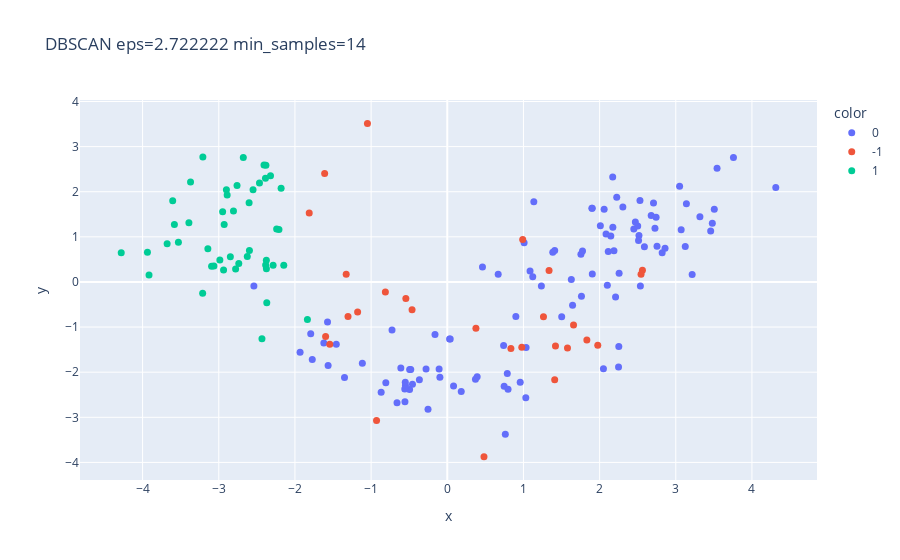

This figure's notebook cell:
### Markdown cell above
**Scatter plot, para visualização dos agrupamentos realizados pelo algortimo**

### Code cell
# ESCOLHA UMA COMBINAÇÃO DE eps_best e ms_best, UTILIZANDO O DATAFRAME COMO REFERÊNCIA
eps_best = 2.722222
ms_best = 14
# CRIA O DBSCAN COM AS VARIAVEIS eps_best e ms_best, TREINA O MODELO COM X (DADOS PADRONIZADOS) E OBTÉM AS LABELS
db = DBSCAN(eps=eps_best, min_samples=ms_best).fit(X)
labels = db.labels_

# CRIA UM PC COM 2 COMPONENTES SOMENTE UTILIZANDO O x (DADOS PADRONIZADOS)
pca = PCA(n_components=2)
X2 = pca.fit_transform(X)

# PLOTA UM SCATTER PLOT COM OS DADOS AGRUPADOS UTILIZANDO PLOTLY (INTERATIVO)
fig = px.scatter(x=X2[:,0], y=X2[:,1], color=labels.astype(str),
                 title=f"DBSCAN eps={eps_best} min_samples={ms_best}")
fig.update_traces(marker=dict(size=7))
fig.show()

### Figure 1 — Plotly figure (JSON) as saved in the notebook; plotly's stock layout.template omitted (floating-point values rounded to 4 significant figures)
{"data": [{"hovertemplate": "color=0<br>x=%{x}<br>y=%{y}<extra></extra>", "legendgroup": "0", "marker": {"color": "#636efa", "size": 7, "symbol": "circle"}, "mode": "markers", "name": "0", "orientation": "v", "showlegend": true, "type": "scatter", "x": [3.317, 2.209, 2.517, 3.757, 1.009, 3.05, 2.449, 2.059, 2.511, 2.754, 3.48, 1.755, 2.113, 3.458, 4.313, 2.305, 2.172, 1.899, 3.542, 2.085, 3.124, 1.087, 2.535, 1.645, 1.762, 1.775, 1.235, 2.188, 2.256, 2.5, 2.677, 1.629, 1.903, 1.41, 1.904, 1.385, 1.122, 1.502, 2.53, 2.588, 0.6685, 3.071, 0.4622, 2.101, 1.136, 2.727, 2.821, 2.01, 2.707, 3.215, 2.859, 3.506, 2.225, 2.147, 2.469, 2.742, 2.174, 3.139, 0.03061, 2.05, -0.6097, 0.9002, 2.249, 0.1834, -1.572, -0.7254, -0.868, 0.37, -1.457, 0.7621, 1.035, -0.4949, -2.539, 0.7879, -0.8068, -0.558, -1.115, -0.5557, -1.349, -1.564, -1.933, 0.7467, 0.9575, 1.031, 2.252, 0.7977, -0.5495, -0.1612, -0.6598, 0.3924, -1.772, -0.3663, -1.621, 0.08254, -0.2787, -0.4571, -0.4942, -0.2529, -0.1072, -0.5511, 0.7396, -0.09681, 0.03849, -0.4796, -1.793], "xaxis": "x", "y": [1.443, -0.3334, 1.031, 2.756, 0.8698, 2.122, 1.175, 1.609, 0.9181, 0.7894, 1.302, 0.612, 0.6757, 1.131, 2.096, 1.663, 2.327, 1.631, 2.518, 1.061, 0.7869, 0.2417, -0.09184, -0.5163, -0.3171, 0.6862, -0.08981, 0.6896, 0.1915, 1.241, 1.472, 0.0527, 1.633, 0.6979, 0.1767, 0.6586, 0.1141, -0.7694, 1.803, 0.7796, 0.17, 1.156, 0.3307, -0.07101, 1.777, 1.191, 0.6463, 1.247, 1.752, 0.167, 0.7453, 1.613, 1.875, 1.017, 1.329, 1.437, 1.212, 1.732, -1.263, -1.925, -1.908, -0.7639, -1.885, -2.427, -0.885, -1.064, -2.444, -2.154, -1.383, -3.375, -1.451, -2.381, -0.08744, -2.027, -2.234, -2.373, -1.802, -2.658, -2.118, -1.852, -1.559, -2.313, -2.224, -2.566, -1.433, -2.377, -2.293, -1.164, -2.68, -2.099, -1.717, -2.169, -1.356, -2.306, -1.931, -2.269, -1.939, -2.821, -1.929, -2.222, -1.409, -2.11, -1.267, -1.939, -1.15], "yaxis": "y"}, {"hovertemplate": "color=-1<br>x=%{x}<br>y=%{y}<extra></extra>", "legendgroup": "-1", "marker": {"color": "#EF553B", "size": 7, "symbol": "circle"}, "mode": "markers", "name": "-1", "orientation": "v", "showlegend": true, "type": "scatter", "x": [0.9901, -0.9286, -1.542, -0.8128, 1.976, 1.658, 2.562, 1.833, 1.263, 0.3762, 0.8353, 2.544, -0.544, 1.41, 1.578, 1.421, -1.303, 0.4821, 1.336, -1.177, -0.4623, 0.9785, -1.597, -1.327, -1.813, -1.048, -1.61], "xaxis": "x", "y": [0.9407, -3.073, -1.381, -0.2205, -1.403, -0.9567, 0.2602, -1.288, -0.7708, -1.027, -1.474, 0.1693, -0.3689, -2.166, -1.462, -1.418, -0.7632, -3.872, 0.2533, -0.664, -0.6183, -1.446, -1.208, 0.1704, 1.528, 3.515, 2.407], "yaxis": "y"}, {"hovertemplate": "color=1<br>x=%{x}<br>y=%{y}<extra></extra>", "legendgroup": "1", "marker": {"color": "#00cc96", "size": 7, "symbol": "circle"}, "mode": "markers", "name": "1", "orientation": "v", "showlegend": true, "type": "scatter", "x": [-1.836, -2.433, -2.385, -2.937, -2.147, -2.37, -3.064, -3.916, -3.936, -3.094, -2.374, -2.779, -2.287, -2.986, -2.375, -2.21, -2.626, -4.281, -3.583, -2.807, -2.9, -2.321, -2.55, -2.76, -2.737, -3.605, -2.89, -3.392, -3.143, -2.24, -2.848, -2.597, -2.949, -3.53, -2.406, -2.929, -2.181, -2.381, -3.212, -3.678, -2.466, -3.371, -2.602, -2.678, -2.387, -3.209], "xaxis": "x", "y": [-0.83, -1.257, 0.3746, 0.2639, 0.3683, -0.4596, 0.3534, 0.1546, 0.6597, 0.3488, 0.292, 0.2868, 0.3725, 0.4892, 0.4823, 1.16, 0.5632, 0.6497, 1.273, 1.571, 2.041, 2.356, 2.045, 2.139, 0.4099, 1.802, 1.925, 1.312, 0.7382, 1.175, 0.556, 0.698, 1.555, 0.8825, 2.592, 1.274, 2.078, 2.589, -0.2512, 0.8477, 2.194, 2.216, 1.757, 2.761, 2.297, 2.769], "yaxis": "y"}], "layout": {"legend": {"title": {"text": "color"}, "tracegroupgap": 0}, "title": {"text": "DBSCAN eps=2.722222 min_samples=14"}, "xaxis": {"anchor": "y", "domain": [0, 1], "title": {"text": "x"}}, "yaxis": {"anchor": "x", "domain": [0, 1], "title": {"text": "y"}}}}
